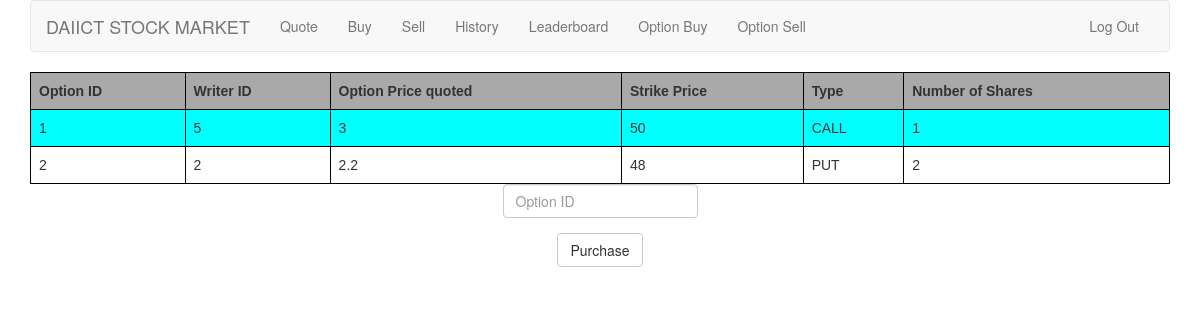
The page /options/ (signed in) on the database as committed earlier.
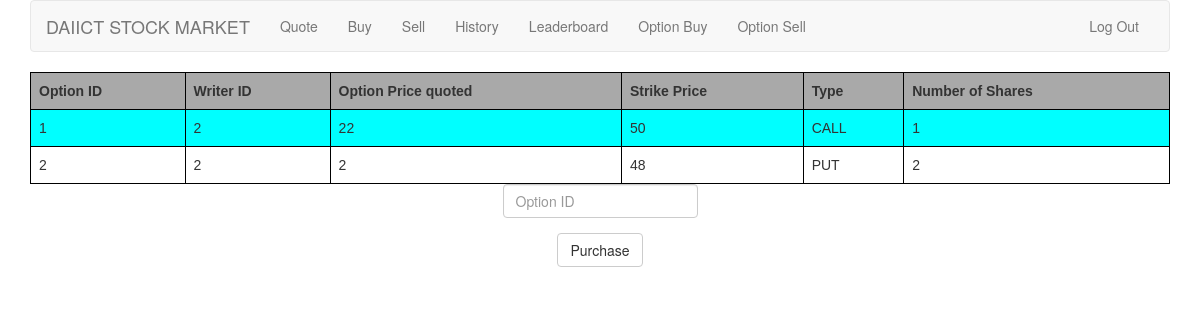
The same page on the database as committed later.
### tables this page shows
CREATE TABLE "option_post" (
	"option_id" INTEGER PRIMARY KEY,
	"writer_id" INTEGER NOT NULL,
	"strike_price" INTEGER NOT NULL,
	"option_price" INTEGER NOT NULL,
	"option_type" STRING NOT NULL,
	"num_of_shares" INTEGER NOT NULL,
	"transaction_date" INTEGER NOT NULL,
	 FOREIGN KEY(writer_id) REFERENCES users(id)
);

### application.py (the view, shortened to what this page needs)
@app.route("/options/", methods=["GET", "POST"])
@login_required
def options():
    current_user = session["user_id"]
    current_cash = c.execute("SELECT cash FROM users WHERE id = :CURRENT_USER", [current_user]).fetchall()[0][0]
    if request.method == "GET":
        transactions = c.execute("SELECT * FROM option_post").fetchall()
        return render_template("options.html", transactions=transactions)

### helpers.py (called while the page is built)
def login_required(f):
    @wraps(f)
    def decorated_function(*args, **kwargs):
        if session.get("user_id") is None:
            return redirect(url_for("login", next=request.url))
        return f(*args, **kwargs)
    return decorated_function

### templates/options.html (shortened to what this page needs)
{% extends "layout.html" %}
{% block main %}
    <table>
        <tr>
            <th>Option ID</th>
            <th>Writer ID</th>
            <th>Option Price quoted</th>
            <th>Strike Price</th>
            <th>Type</th>
            <th>Number of Shares</th>
        </tr>
        {% for option_transaction in transactions %}
            <tr>
                <td>{{ option_transaction[0] }}</td>
                <td>{{ option_transaction[1] }}</td>
                <td>{{ option_transaction[3] }}</td>
                <td>{{ option_transaction[2] }}</td>
                <td>{{ option_transaction[4] }}</td>
                <td>{{ option_transaction[5] }}</td>
            </tr>
        {% endfor %}
    </table>
    <form action="{{ url_for('options') }}" method="post">
        <fieldset>
            <div class="form-group">
                <input autocomplete="off" autofocus class="form-control" name="option-ID" placeholder="Option ID"
                       type="text"/>
            </div>
            <div class="form-group">
                <button class="btn btn-default" type="submit">Purchase</button>
            </div>
        </fieldset>
    </form>
{% endblock %}

Rows that differ between the two databases and show on the page:
changed option_post "CALL": writer "5" → "2"; option_price "3" → "22"
changed option_post "PUT": option_price "2.2" → "2"
